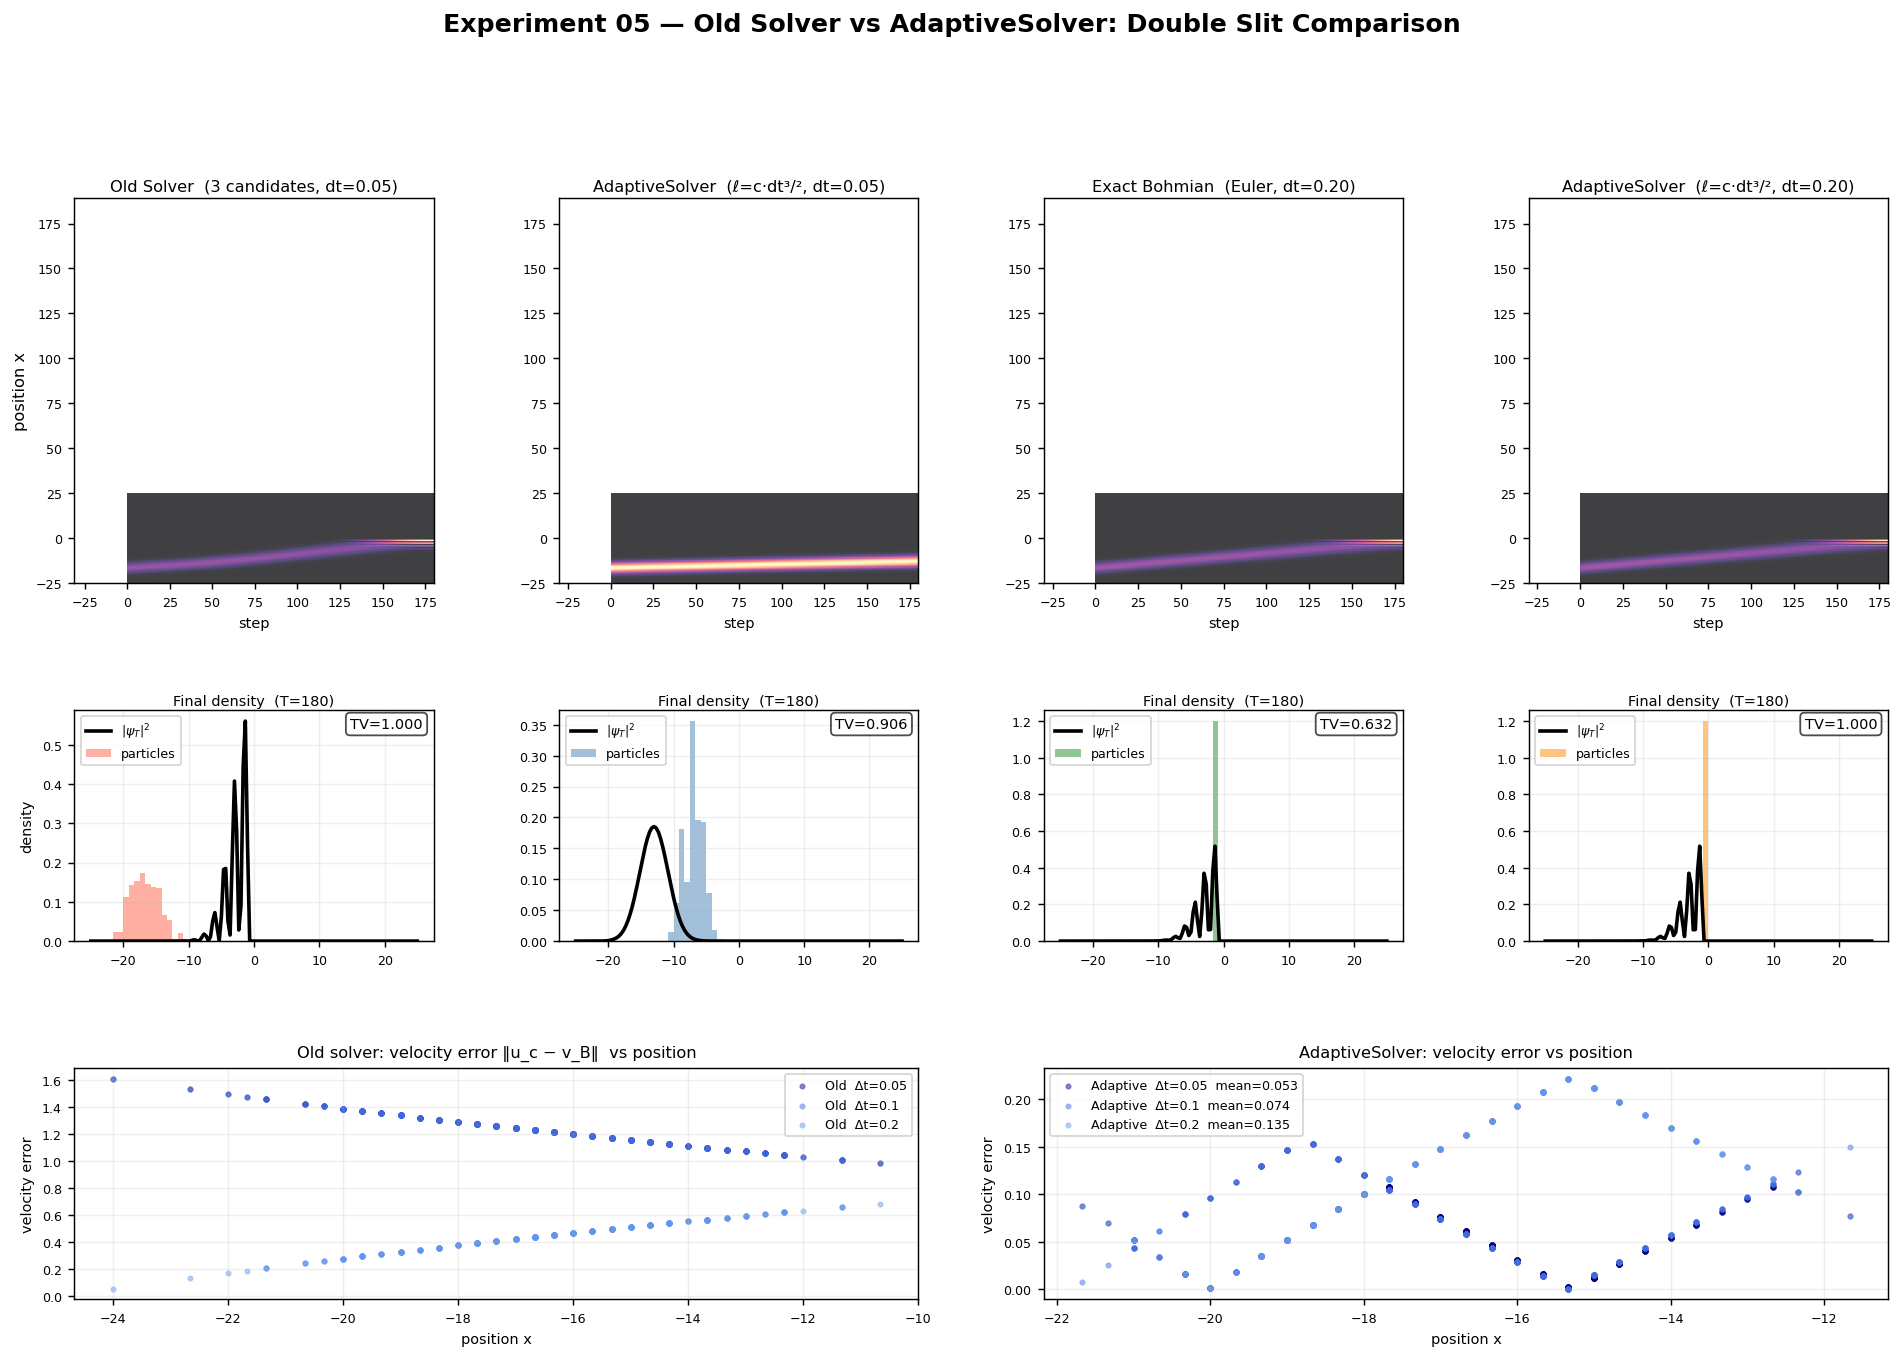

Source code (Python):
"""
Experiment 05: Old Solver vs AdaptiveSolver on Double Slit

Runs both solvers on the standard double-slit setup and compares:

  Panel A (top row): Sample trajectories — Old solver | Adaptive solver | Exact Bohmian
  Panel B (bottom row): Final particle density vs |ψ_T|² for each solver
  Panel C: Single-step velocity error across positions (t=0) for old vs adaptive
           at three different dt values, showing the O(√dt) scaling of adaptive.

Key architectural difference:
  Old solver  (solver.py):             3 fixed candidates {idx-1, idx, idx+1}
                                        ℓ = dx (fixed) → ℓ/dt diverges as dt→0
  AdaptiveSolver (solver_adaptive.py): velocity spacing c·√dt → ℓ = c·dt^{3/2}
                                        ℓ/dt = c·√dt → 0 as dt→0

Practical consequence demonstrated here:
  - Old solver at dt=0.05: trajectories "snap" to integer lattice steps,      producing quantization artefacts in the interference pattern
  - Adaptive solver at dt=0.05: smooth trajectories, better equivariance
  - Adaptive solver at dt=0.20: coarser time steps but comparable accuracy
    (4× larger dt → same O(√dt) error as old at 4× smaller dt)
"""

import numpy as np
import matplotlib.pyplot as plt
import matplotlib.gridspec as gridspec
import scipy.linalg
import sys, os

sys.path.insert(0, os.path.join(os.path.dirname(__file__), '..'))

from ukft_sim.solver import SimulationRunner
from ukft_sim.solver_adaptive import AdaptiveSolver
from ukft_sim.physics import get_velocity_field, get_quantum_potential

from pathlib import Path
OUTDIR = Path(__file__).parent

# ── Shared double-slit setup ──────────────────────────────────────────────────

N       = 151
L_PHYS  = 50.0
T_TICKS = 180
M_PART  = 600

def build_double_slit_potential(x_grid, V_high=18.0, barrier_half_w=1.0,
                                 slit_half_w=1.2, slit_sep=4.0):
    """Identical barrier to Experiment 02."""
    V = np.zeros_like(x_grid)
    in_barrier = np.abs(x_grid) < barrier_half_w
    slit1 = np.abs(x_grid - (-slit_sep/2)) < slit_half_w
    slit2 = np.abs(x_grid - ( slit_sep/2)) < slit_half_w
    V[in_barrier & ~(slit1 | slit2)] = V_high
    return V

def build_psi0(x_grid):
    width = 3.0
    k0    = 2.0
    psi0 = np.exp(-(x_grid + L_PHYS/3)**2 / (2*width**2)) * np.exp(1j*k0*x_grid)
    psi0 /= np.linalg.norm(psi0)
    return psi0

def run_exact_bohmian(x_grid, psi0, potential_barrier, dt, T, M, t_hop=1.0, seed=7):
    """
    'Ground truth' solver: particles follow v_B field directly (no discretisation).
    Uses Euler integration with dt_sub = dt/10 for accuracy.
    ψ is evolved identically to both other solvers.
    """
    N = len(x_grid)
    diag = 2.0 * t_hop * np.ones(N) + potential_barrier
    off_d = -t_hop * np.ones(N - 1)
    H = np.diag(diag) + np.diag(off_d, 1) + np.diag(off_d, -1)
    H[0, -1] = H[-1, 0] = -t_hop

    psi = psi0.copy()
    rho0 = np.abs(psi0)**2; rho0 /= rho0.sum()
    rng = np.random.default_rng(seed)
    idx0 = rng.choice(N, size=M, p=rho0)
    pos = x_grid[idx0].copy()  # continuous positions

    history_pos = []
    history_rho = []

    n_sub = 10
    dt_sub = dt / n_sub

    for _ in range(T):
        history_rho.append(np.abs(psi)**2)
        idx_near = np.clip(np.searchsorted(x_grid, pos) - 1, 0, N-1)
        history_pos.append(idx_near)

        # Evolve ψ
        U = scipy.linalg.expm(-1j * H * dt)
        psi = U.dot(psi)

        # Euler sub-steps for particle positions
        for _ in range(n_sub):
            v_B = get_velocity_field(psi, t_hop)
            v_at_pos = np.interp(pos, x_grid, v_B)
            pos = pos + v_at_pos * dt_sub
            pos = np.clip(pos, x_grid[1], x_grid[-2])

    return np.array(history_rho), np.array(history_pos)


# ── Run all three solvers ─────────────────────────────────────────────────────

def run_all():
    x_grid   = np.linspace(-L_PHYS/2, L_PHYS/2, N)
    psi0     = build_psi0(x_grid)
    V_barrier = build_double_slit_potential(x_grid)

    print("Running Old Solver (SimulationRunner, dt=0.05)...")
    runner_old = SimulationRunner(
        N=N, L_phys=L_PHYS, dt_base=0.05, T_ticks=T_TICKS,
        M_particles=M_PART, alpha_entropic=0.0)
    res_old = runner_old.run(psi0.copy(), potential_barrier=V_barrier.copy())

    print("Running AdaptiveSolver (dt=0.05)...")
    adaptive_05 = AdaptiveSolver(
        x_grid, dt_base=0.05, c_scale=1.0, v_max=8.0,
        alpha_entropic=0.0, M_particles=M_PART, seed=42)
    res_adp05 = adaptive_05.run(psi0.copy(), potential_barrier=V_barrier.copy(),
                                T_ticks=T_TICKS)

    print("Running Exact Bohmian (Euler, dt=0.20, 10 sub-steps)...")
    rho_exact, pos_exact = run_exact_bohmian(
        x_grid, psi0.copy(), V_barrier.copy(), dt=0.20, T=T_TICKS,
        M=M_PART, seed=42)

    print("Running AdaptiveSolver (dt=0.20 — 4× larger step)...")
    adaptive_20 = AdaptiveSolver(
        x_grid, dt_base=0.20, c_scale=1.0, v_max=8.0,
        alpha_entropic=0.0, M_particles=M_PART, seed=42)
    res_adp20 = adaptive_20.run(psi0.copy(), potential_barrier=V_barrier.copy(),
                                T_ticks=T_TICKS)

    return x_grid, psi0, V_barrier, res_old, res_adp05, rho_exact, pos_exact, res_adp20


# ── Velocity error diagnostic ─────────────────────────────────────────────────

def velocity_error_old(x_grid, psi, dt, dx_fixed=None, n_sample=300, t_hop=1.0):
    """Velocity error for old 3-candidate solver at given dt."""
    if dx_fixed is None:
        dx_fixed = x_grid[1] - x_grid[0]
    rho = np.abs(psi)**2; rho /= rho.sum()
    rng = np.random.default_rng(0)
    idx = rng.choice(len(x_grid), size=n_sample, p=rho)
    pos = x_grid[idx]

    v_B_field = get_velocity_field(psi, t_hop)
    v_B_true  = np.interp(pos, x_grid, v_B_field)

    V_q_field = get_quantum_potential(psi, t_hop)
    W_field   = V_q_field  # no entropic term for this test

    errs = []
    for x, vB in zip(pos, v_B_true):
        u_cands = np.array([-dx_fixed/dt, 0.0, dx_fixed/dt])
        mids = x + u_cands * dt / 2
        W_mid = np.interp(mids, x_grid, W_field)
        acts  = dt/2 * (u_cands - vB)**2 + W_mid * dt
        u_best = u_cands[np.argmin(acts)]
        errs.append(abs(u_best - vB))
    return pos, v_B_true, np.array(errs)


# ── Plotting ──────────────────────────────────────────────────────────────────

TRAJ_ALPHA = 0.35
N_TRAJ     = 12   # trajectories to show

def _traj_lines(ax, x_grid, history_pos, T_show, color):
    """Plot a few particle trajectories from history_pos."""
    M = history_pos.shape[1]
    rng = np.random.default_rng(1)
    chosen = rng.choice(M, size=N_TRAJ, replace=False)
    times = np.arange(T_show)
    for i in chosen:
        xs = x_grid[history_pos[:T_show, i]]
        ax.plot(xs, times, color=color, alpha=TRAJ_ALPHA, lw=0.8)


def plot_all(x_grid, psi0, V_barrier,
             res_old, res_adp05, rho_exact, pos_exact, res_adp20):

    T_show = T_TICKS
    fig = plt.figure(figsize=(18, 11))
    gs_outer = gridspec.GridSpec(3, 4, figure=fig,
                                  hspace=0.45, wspace=0.35,
                                  height_ratios=[2.5, 1.5, 1.5])

    titles = [
        'Old Solver  (3 candidates, dt=0.05)',
        'AdaptiveSolver  (ℓ=c·dt³/², dt=0.05)',
        'Exact Bohmian  (Euler, dt=0.20)',
        'AdaptiveSolver  (ℓ=c·dt³/², dt=0.20)',
    ]
    colors = ['tomato', 'steelblue', 'forestgreen', 'darkorange']

    all_pos   = [res_old['history_pos'], res_adp05['history_pos'],
                 pos_exact,             res_adp20['history_pos']]
    all_rho   = [res_old['history_rho'], res_adp05['history_rho'],
                 rho_exact,             res_adp20['history_rho']]

    # ── Row 0: Trajectories ───────────────────────────────────────────────────
    for col, (title, hp, hr, color) in enumerate(zip(titles, all_pos, all_rho, colors)):
        ax = fig.add_subplot(gs_outer[0, col])
        # Background: density heatmap
        ax.imshow(np.array(hr).T, aspect='auto', origin='lower',
                  extent=[0, T_show, x_grid[0], x_grid[-1]],
                  cmap='magma', interpolation='nearest', alpha=0.75)
        # Trajectories
        _traj_lines(ax, x_grid, hp, T_show, color='white')
        ax.set_title(title, fontsize=9, pad=4)
        ax.set_xlabel('step', fontsize=8)
        if col == 0:
            ax.set_ylabel('position x', fontsize=9)
        ax.tick_params(labelsize=7)

    # ── Row 1: Final density vs |ψ_T|² ───────────────────────────────────────
    n_bins = 60
    bins   = np.linspace(x_grid[0], x_grid[-1], n_bins + 1)
    bctrs  = 0.5 * (bins[:-1] + bins[1:])

    for col, (hp, hr, color, title) in enumerate(zip(all_pos, all_rho, colors, titles)):
        ax = fig.add_subplot(gs_outer[1, col])
        # Analytic |ψ_T|²
        rho_T = hr[-1]
        norm = np.trapezoid(rho_T, x_grid)
        rho_T_norm = rho_T / norm if norm > 0 else rho_T
        ax.plot(x_grid, rho_T_norm, 'k-', lw=2, label=r'$|\psi_T|^2$', zorder=5)
        # Empirical
        final_idx = hp[-1]
        final_xs  = x_grid[final_idx]
        h, _ = np.histogram(final_xs, bins=bins, density=True)
        ax.bar(bctrs, h, width=(bins[1]-bins[0]), alpha=0.5, color=color, label='particles')
        # TV distance
        h_norm = h / h.sum() if h.sum() > 0 else h
        rt_norm = rho_T_norm / rho_T_norm.sum() if rho_T_norm.sum() > 0 else rho_T_norm
        rt_on_bins = np.interp(bctrs, x_grid, rho_T_norm)
        rt_on_bins /= rt_on_bins.sum() if rt_on_bins.sum() > 0 else 1.0
        tv = 0.5 * np.sum(np.abs(h_norm - rt_on_bins))
        ax.text(0.97, 0.97, f'TV={tv:.3f}', transform=ax.transAxes,
                ha='right', va='top', fontsize=8,
                bbox=dict(boxstyle='round', fc='white', alpha=0.7))
        ax.set_title(f'Final density  (T={T_TICKS})', fontsize=8, pad=3)
        if col == 0:
            ax.set_ylabel('density', fontsize=8)
        ax.legend(fontsize=7, loc='upper left')
        ax.tick_params(labelsize=7)
        ax.grid(True, alpha=0.2)

    # ── Row 2: Velocity error vs position, multiple dt ────────────────────────
    ax_vel = fig.add_subplot(gs_outer[2, :2])
    ax_vel_r = fig.add_subplot(gs_outer[2, 2:])

    psi_init = build_psi0(x_grid)   # t=0 wavefunction for clean comparison

    dt_vals_test = [0.05, 0.10, 0.20]
    palette = ['navy', 'royalblue', 'cornflowerblue']

    for dt_test, col_c in zip(dt_vals_test, palette):
        # Old solver
        pos_s, v_true, e_old = velocity_error_old(x_grid, psi_init, dt_test)
        ax_vel.scatter(pos_s, e_old, s=6, alpha=0.4, color=col_c,
                       label=f'Old  Δt={dt_test}')
        # Adaptive solver
        adp_tmp = AdaptiveSolver(x_grid, dt_base=dt_test, c_scale=1.0,
                                  v_max=8.0, alpha_entropic=0.0, M_particles=1)
        mean_err, p2, u_c2, v_B2 = adp_tmp.velocity_error_at(psi_init, dt_test, n_sample=300)
        ax_vel_r.scatter(p2, np.abs(u_c2 - v_B2), s=6, alpha=0.4, color=col_c,
                          label=f'Adaptive  Δt={dt_test}  mean={mean_err:.3f}')

    ax_vel.set_title('Old solver: velocity error ‖u_c − v_B‖  vs position', fontsize=9)
    ax_vel.set_xlabel('position x', fontsize=8)
    ax_vel.set_ylabel('velocity error', fontsize=8)
    ax_vel.legend(fontsize=7)
    ax_vel.grid(True, alpha=0.2)
    ax_vel.tick_params(labelsize=7)

    ax_vel_r.set_title('AdaptiveSolver: velocity error vs position', fontsize=9)
    ax_vel_r.set_xlabel('position x', fontsize=8)
    ax_vel_r.set_ylabel('velocity error', fontsize=8)
    ax_vel_r.legend(fontsize=7)
    ax_vel_r.grid(True, alpha=0.2)
    ax_vel_r.tick_params(labelsize=7)

    plt.suptitle('Experiment 05 — Old Solver vs AdaptiveSolver: Double Slit Comparison',
                 fontsize=14, fontweight='bold', y=1.01)

    outpath = OUTDIR / '05_adaptive_solver_comparison.png'
    fig.savefig(str(outpath), dpi=130, bbox_inches='tight')
    plt.close(fig)
    print(f"\nSaved: {outpath}")


if __name__ == '__main__':
    print("Experiment 05: Old Solver vs AdaptiveSolver — Double Slit")
    print("=" * 60)
    print(f"Setup: N={N}, T={T_TICKS}, M={M_PART} particles\n")

    x_grid, psi0, V_barrier, res_old, res_adp05, rho_exact, pos_exact, res_adp20 = run_all()
    plot_all(x_grid, psi0, V_barrier, res_old, res_adp05, rho_exact, pos_exact, res_adp20)

    print("\nDone.")
